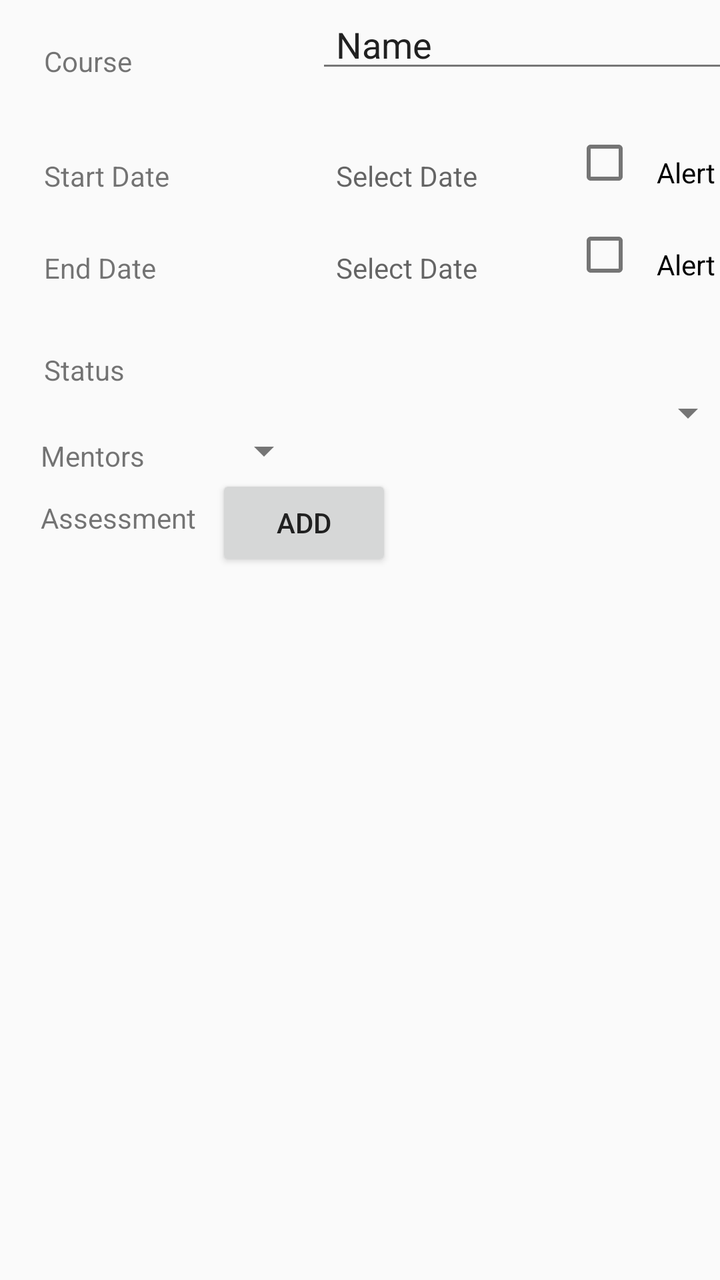
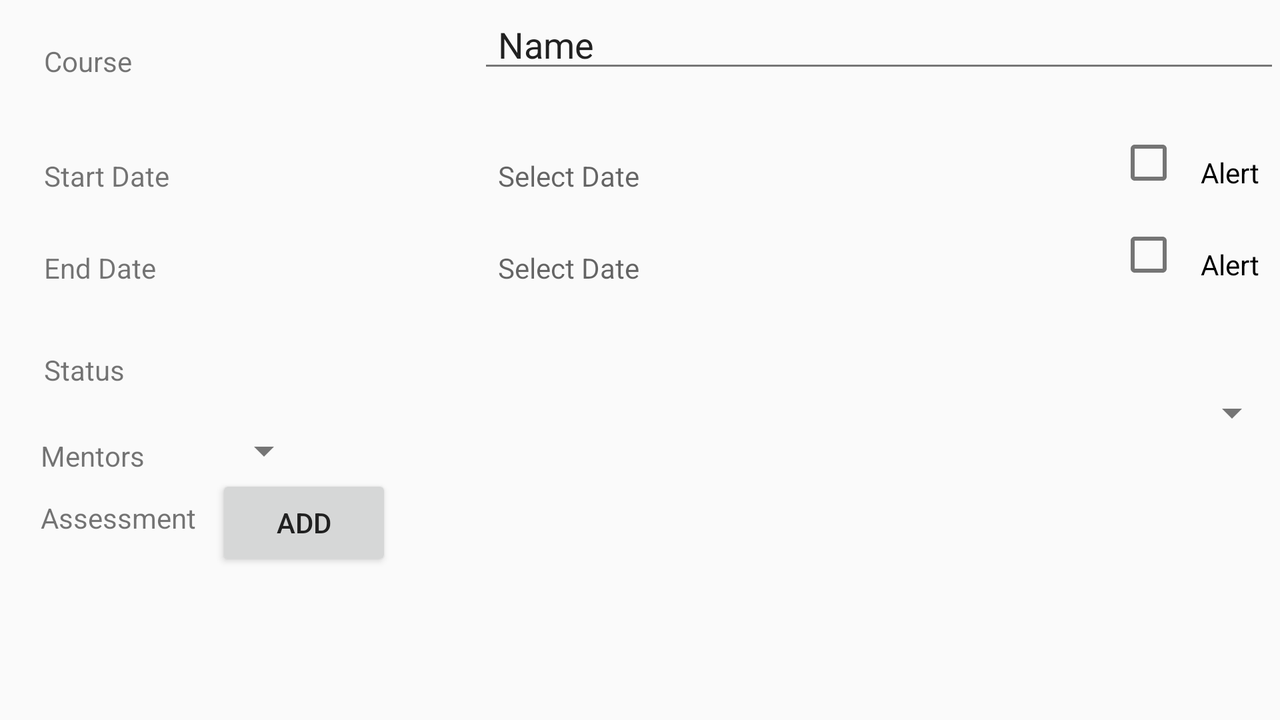

Compare how this app lays out the same screen by default and in its alternative resource folder. The renders come first, then the two layout files and the values they reference.
<!-- AndroidManifest.xml: application theme AppTheme -->
<!-- res/layout/course_detail_layout.xml -->
<?xml version="1.0" encoding="utf-8"?>
<android.support.constraint.ConstraintLayout xmlns:android="http://schemas.android.com/apk/res/android"
    xmlns:tools="http://schemas.android.com/tools"
    android:layout_width="match_parent"
    android:layout_height="match_parent">


    <RelativeLayout
        android:layout_width="368dp"
        android:layout_height="495dp"
        tools:layout_editor_absoluteX="8dp"
        tools:layout_editor_absoluteY="8dp">

        <TextView
            android:id="@+id/course_name_label"
            android:layout_width="wrap_content"
            android:layout_height="wrap_content"
            android:layout_alignParentLeft="true"
            android:layout_alignParentStart="true"
            android:layout_alignParentTop="true"
            android:layout_marginLeft="12dp"
            android:layout_marginStart="12dp"
            android:layout_marginTop="11dp"
            android:paddingLeft="10dp"
            android:paddingRight="10dp"
            android:paddingTop="10dp"
            android:text="Course" />

        <EditText
            android:id="@+id/course_name_edit"
            android:layout_width="wrap_content"
            android:layout_height="wrap_content"
            android:layout_alignParentEnd="true"
            android:layout_alignParentRight="true"
            android:layout_alignParentTop="true"
            android:ems="10"
            android:inputType="textPersonName"
            android:paddingLeft="10dp"
            android:paddingRight="10dp"
            android:paddingTop="10dp"
            android:text="Name" />

        <TextView
            android:id="@+id/start_date_label"
            android:layout_width="wrap_content"
            android:layout_height="wrap_content"
            android:layout_alignLeft="@+id/course_name_label"
            android:layout_alignStart="@+id/course_name_label"
            android:layout_below="@+id/course_name_edit"
            android:layout_marginTop="27dp"
            android:paddingLeft="10dp"
            android:paddingRight="10dp"
            android:paddingTop="10dp"
            android:text="Start Date" />

        <TextView
            android:id="@+id/course_start_date"
            android:layout_width="wrap_content"
            android:layout_height="wrap_content"
            android:layout_alignBaseline="@+id/start_date_label"
            android:layout_alignBottom="@+id/start_date_label"
            android:layout_alignLeft="@+id/course_name_edit"
            android:layout_alignStart="@+id/course_name_edit"
            android:hint="Select Date"
            android:paddingLeft="10dp"
            android:paddingRight="10dp"
            android:paddingTop="10dp" />

        <TextView
            android:id="@+id/end_date_label"
            android:layout_width="wrap_content"
            android:layout_height="wrap_content"
            android:layout_alignLeft="@+id/start_date_label"
            android:layout_alignStart="@+id/start_date_label"
            android:layout_below="@+id/start_date_label"
            android:layout_marginTop="17dp"
            android:paddingLeft="10dp"
            android:paddingRight="10dp"
            android:paddingTop="10dp"
            android:text="End Date" />

        <TextView
            android:id="@+id/course_end_date"
            android:layout_width="wrap_content"
            android:layout_height="wrap_content"
            android:layout_alignEnd="@+id/course_start_date"
            android:layout_alignRight="@+id/course_start_date"
            android:layout_alignTop="@+id/end_date_label"
            android:hint="Select Date"
            android:paddingLeft="10dp"
            android:paddingRight="10dp"
            android:paddingTop="10dp" />

        <CheckBox
            android:id="@+id/start_date_alert_checkbox"
            android:layout_width="wrap_content"
            android:layout_height="wrap_content"
            android:layout_alignBottom="@+id/course_start_date"
            android:layout_alignEnd="@+id/course_name_edit"
            android:layout_alignRight="@+id/course_name_edit"
            android:paddingLeft="10dp"
            android:paddingRight="10dp"
            android:paddingTop="10dp"
            android:text="Alert" />

        <CheckBox
            android:id="@+id/end_date_alert_checkbox"
            android:layout_width="wrap_content"
            android:layout_height="wrap_content"
            android:layout_alignBottom="@+id/course_end_date"
            android:layout_alignLeft="@+id/start_date_alert_checkbox"
            android:layout_alignStart="@+id/start_date_alert_checkbox"
            android:paddingLeft="10dp"
            android:paddingRight="10dp"
            android:paddingTop="10dp"
            android:text="Alert" />

        <TextView
            android:id="@+id/status_label"
            android:layout_width="wrap_content"
            android:layout_height="wrap_content"
            android:layout_alignLeft="@+id/end_date_label"
            android:layout_alignStart="@+id/end_date_label"
            android:layout_below="@+id/end_date_label"
            android:layout_marginTop="22dp"
            android:paddingLeft="10dp"
            android:paddingRight="10dp"
            android:paddingTop="10dp"
            android:text="Status" />

        <Spinner
            android:id="@+id/status_spinner"
            android:layout_width="match_parent"
            android:layout_height="wrap_content"
            android:layout_alignParentLeft="true"
            android:layout_alignParentStart="true"
            android:layout_below="@+id/status_label"
            android:paddingLeft="10dp"
            android:paddingRight="10dp"
            android:paddingTop="10dp" />

        <TextView
            android:id="@+id/mentorLabel"
            android:layout_width="wrap_content"
            android:layout_height="wrap_content"
            android:layout_alignEnd="@+id/status_label"
            android:layout_alignRight="@+id/status_label"
            android:layout_below="@+id/status_spinner"
            android:text="Mentors" />

        <Spinner
            android:id="@+id/mentor_spinner"
            android:layout_width="wrap_content"
            android:layout_height="wrap_content"
            android:layout_alignBottom="@+id/mentorLabel"
            android:layout_marginLeft="13dp"
            android:layout_marginStart="13dp"
            android:layout_toEndOf="@+id/start_date_label"
            android:layout_toRightOf="@+id/start_date_label"
            android:hint="Click to select Mentor"/>

        <TextView
            android:id="@+id/assessments_label"
            android:layout_width="wrap_content"
            android:layout_height="wrap_content"
            android:layout_alignLeft="@+id/mentorLabel"
            android:layout_alignStart="@+id/mentorLabel"
            android:layout_below="@+id/mentorLabel"
            android:layout_marginTop="12dp"
            android:text="Assessment" />

        <ListView
            android:id="@+id/assessments_list_view"
            android:layout_width="match_parent"
            android:layout_height="match_parent"
            android:layout_alignLeft="@+id/assessments_label"
            android:layout_alignStart="@+id/assessments_label"
            android:layout_below="@+id/assessments_label"
            android:layout_marginTop="14dp" />

        <Button
            android:id="@+id/add_assessment_button"
            android:layout_width="wrap_content"
            android:layout_height="wrap_content"
            android:layout_alignLeft="@+id/mentor_spinner"
            android:layout_alignStart="@+id/mentor_spinner"
            android:layout_below="@+id/mentor_spinner"
            android:text="Add"
            android:tooltipText="Save course before adding assessments"/>

    </RelativeLayout>
</android.support.constraint.ConstraintLayout>
<!-- resources referenced by this layout -->
<resources>
  <style name="AppTheme" parent="Theme.AppCompat.Light.DarkActionBar">
          
          <item name="colorPrimary">@color/primary_light</item>
          <item name="colorPrimaryDark">@color/primary_dark</item>
          <item name="colorAccent">@color/accent</item>
          <item name="android:textColorPrimary">@color/primary_text</item>
          <item name="android:textColorSecondary">@color/secondary_text</item>
  
      </style>
  <color name="primary_light">#4caf50</color>
  <color name="primary_dark">#388E3C</color>
  <color name="accent">#8BC34A</color>
  <color name="primary_text">#212121</color>
  <color name="secondary_text">#757575</color>
</resources>
<!-- res/layout-land/course_detail_layout.xml (the author's variant of the layout above) -->
<!-- drawn on the phone turned sideways -->
<?xml version="1.0" encoding="utf-8"?>
<android.support.constraint.ConstraintLayout xmlns:android="http://schemas.android.com/apk/res/android"
    xmlns:tools="http://schemas.android.com/tools"
    android:layout_width="match_parent"
    android:layout_height="match_parent">


    <ScrollView
        android:layout_width="match_parent"
        android:layout_height="match_parent"
        tools:layout_editor_absoluteX="0dp"
        tools:layout_editor_absoluteY="0dp">

        <RelativeLayout
            android:layout_width="match_parent"
            android:layout_height="match_parent"
            tools:layout_editor_absoluteX="8dp"
            tools:layout_editor_absoluteY="8dp">

            <TextView
                android:id="@+id/course_name_label"
                android:layout_width="wrap_content"
                android:layout_height="wrap_content"
                android:layout_alignParentLeft="true"
                android:layout_alignParentStart="true"
                android:layout_alignParentTop="true"
                android:layout_marginLeft="12dp"
                android:layout_marginStart="12dp"
                android:layout_marginTop="11dp"
                android:paddingLeft="10dp"
                android:paddingRight="10dp"
                android:paddingTop="10dp"
                android:text="Course" />

            <EditText
                android:id="@+id/course_name_edit"
                android:layout_width="401dp"
                android:layout_height="wrap_content"
                android:layout_alignParentEnd="true"
                android:layout_alignParentRight="true"
                android:layout_alignParentTop="true"
                android:ems="10"
                android:inputType="textPersonName"
                android:paddingLeft="10dp"
                android:paddingRight="10dp"
                android:paddingTop="10dp"
                android:text="Name" />

            <TextView
                android:id="@+id/start_date_label"
                android:layout_width="wrap_content"
                android:layout_height="wrap_content"
                android:layout_alignLeft="@+id/course_name_label"
                android:layout_alignStart="@+id/course_name_label"
                android:layout_below="@+id/course_name_edit"
                android:layout_marginTop="27dp"
                android:paddingLeft="10dp"
                android:paddingRight="10dp"
                android:paddingTop="10dp"
                android:text="Start Date" />

            <TextView
                android:id="@+id/course_start_date"
                android:layout_width="wrap_content"
                android:layout_height="wrap_content"
                android:layout_alignBaseline="@+id/start_date_label"
                android:layout_alignBottom="@+id/start_date_label"
                android:layout_alignLeft="@+id/course_name_edit"
                android:layout_alignStart="@+id/course_name_edit"
                android:hint="Select Date"
                android:paddingLeft="10dp"
                android:paddingRight="10dp"
                android:paddingTop="10dp" />

            <TextView
                android:id="@+id/end_date_label"
                android:layout_width="wrap_content"
                android:layout_height="wrap_content"
                android:layout_alignLeft="@+id/start_date_label"
                android:layout_alignStart="@+id/start_date_label"
                android:layout_below="@+id/start_date_label"
                android:layout_marginTop="17dp"
                android:paddingLeft="10dp"
                android:paddingRight="10dp"
                android:paddingTop="10dp"
                android:text="End Date" />

            <TextView
                android:id="@+id/course_end_date"
                android:layout_width="wrap_content"
                android:layout_height="wrap_content"
                android:layout_alignEnd="@+id/course_start_date"
                android:layout_alignRight="@+id/course_start_date"
                android:layout_alignTop="@+id/end_date_label"
                android:hint="Select Date"
                android:paddingLeft="10dp"
                android:paddingRight="10dp"
                android:paddingTop="10dp" />

            <CheckBox
                android:id="@+id/start_date_alert_checkbox"
                android:layout_width="wrap_content"
                android:layout_height="wrap_content"
                android:layout_alignBottom="@+id/course_start_date"
                android:layout_alignEnd="@+id/course_name_edit"
                android:layout_alignRight="@+id/course_name_edit"
                android:paddingLeft="10dp"
                android:paddingRight="10dp"
                android:paddingTop="10dp"
                android:text="Alert" />

            <CheckBox
                android:id="@+id/end_date_alert_checkbox"
                android:layout_width="wrap_content"
                android:layout_height="wrap_content"
                android:layout_alignBottom="@+id/course_end_date"
                android:layout_alignLeft="@+id/start_date_alert_checkbox"
                android:layout_alignStart="@+id/start_date_alert_checkbox"
                android:paddingLeft="10dp"
                android:paddingRight="10dp"
                android:paddingTop="10dp"
                android:text="Alert" />

            <TextView
                android:id="@+id/status_label"
                android:layout_width="wrap_content"
                android:layout_height="wrap_content"
                android:layout_alignLeft="@+id/end_date_label"
                android:layout_alignStart="@+id/end_date_label"
                android:layout_below="@+id/end_date_label"
                android:layout_marginTop="22dp"
                android:paddingLeft="10dp"
                android:paddingRight="10dp"
                android:paddingTop="10dp"
                android:text="Status" />

            <Spinner
                android:id="@+id/status_spinner"
                android:layout_width="match_parent"
                android:layout_height="wrap_content"
                android:layout_alignParentLeft="true"
                android:layout_alignParentStart="true"
                android:layout_below="@+id/status_label"
                android:paddingLeft="10dp"
                android:paddingRight="10dp"
                android:paddingTop="10dp" />

            <TextView
                android:id="@+id/mentorLabel"
                android:layout_width="wrap_content"
                android:layout_height="wrap_content"
                android:layout_alignEnd="@+id/status_label"
                android:layout_alignRight="@+id/status_label"
                android:layout_below="@+id/status_spinner"
                android:text="Mentors" />

            <Spinner
                android:id="@+id/mentor_spinner"
                android:layout_width="wrap_content"
                android:layout_height="wrap_content"
                android:layout_alignBottom="@+id/mentorLabel"
                android:layout_marginLeft="13dp"
                android:layout_marginStart="13dp"
                android:layout_toEndOf="@+id/start_date_label"
                android:layout_toRightOf="@+id/start_date_label"
                android:hint="Click to select Mentor" />

            <TextView
                android:id="@+id/assessments_label"
                android:layout_width="wrap_content"
                android:layout_height="wrap_content"
                android:layout_alignLeft="@+id/mentorLabel"
                android:layout_alignStart="@+id/mentorLabel"
                android:layout_below="@+id/mentorLabel"
                android:layout_marginTop="12dp"
                android:text="Assessment" />

            <ListView
                android:id="@+id/assessments_list_view"
                android:layout_width="match_parent"
                android:layout_height="match_parent"
                android:layout_alignLeft="@+id/assessments_label"
                android:layout_alignStart="@+id/assessments_label"
                android:layout_below="@+id/assessments_label"
                android:layout_marginTop="14dp" />

            <Button
                android:id="@+id/add_assessment_button"
                android:layout_width="wrap_content"
                android:layout_height="wrap_content"
                android:layout_alignLeft="@+id/mentor_spinner"
                android:layout_alignStart="@+id/mentor_spinner"
                android:layout_below="@+id/mentor_spinner"
                android:text="Add"
                android:tooltipText="Save course before adding assessments" />

        </RelativeLayout>
    </ScrollView>
</android.support.constraint.ConstraintLayout>
